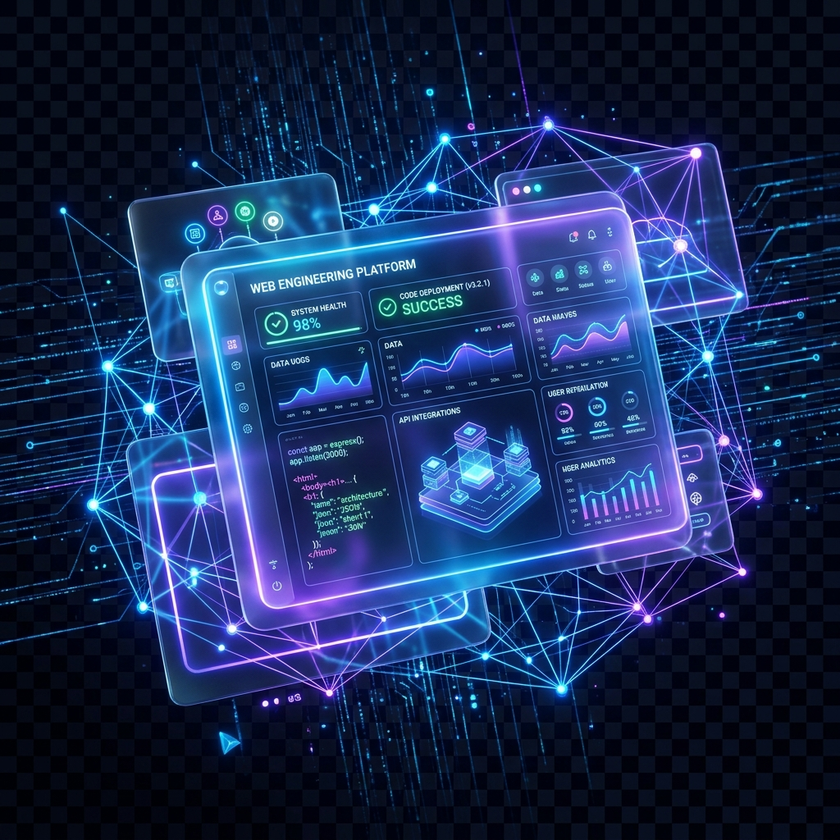
#> input picture artifacts/web_engineering_graphic_1783178213859.png, 840 x 840 px, shrunk from 1024 x 1024 before the run, found by its file name
$ python debug_process.py
#> lines starting #> are read from the running program, lines starting #| are printed output that depends on the picture
import traceback
import os
from PIL import Image, ImageFilter

try:
    img_path = r"C:\Users\Pulindu\.gemini\antigravity-ide\brain\e40b6368-dbc5-44df-9e61-b7a91870e5c1\web_engineering_graphic_1783178213859.png"
    img = Image.open(img_path)
#> img is the input picture: PIL image 840x840 RGB; mean R, G, B 25.2, 43.7, 86
    width, height = img.size
#> width = 840; height = 840

    img_rgba = img.convert("RGBA")
    pixels = img_rgba.load()
    ref_r, ref_g, ref_b, ref_a = img_rgba.getpixel((0, 0))
#> ref_r = 0; ref_g = 2; ref_b = 14; ref_a = 255

    visited = set()
    background = set()
    seeds = [(0, 0), (width - 1, 0), (0, height - 1), (width - 1, height - 1)]
#> seeds = [(0, 0), (839, 0), (0, 839), (839, 839)]
    queue = list(seeds)
#> queue = [(0, 0), (839, 0), (0, 839), (839, 839)]
    for s in seeds:
        visited.add(s)

    threshold = 40.0
    while queue:
        cx, cy = queue.pop(0)
        r, g, b, a = pixels[cx, cy]
        dist = ((r - ref_r)**2 + (g - ref_g)**2 + (b - ref_b)**2)**0.5
        if dist < threshold:
            background.add((cx, cy))
            for dx, dy in [(-1, 0), (1, 0), (0, -1), (0, 1)]:
                nx, ny = cx + dx, cy + dy
                if 0 <= nx < width and 0 <= ny < height:
                    if (nx, ny) not in visited:
                        visited.add((nx, ny))
                        queue.append((nx, ny))
#> this loop made 282217 passes
#> (r, g, b, dist) on passes 1 to 3: (0, 2, 14, 0), (10, 18, 31, 25.4), (2, 5, 21, 7.87)

    logo_xs = []
    logo_ys = []
    for y in range(height):
        for x in range(width):
            if (x, y) not in background:
                logo_xs.append(x)
                logo_ys.append(y)

    if logo_xs and logo_ys:
        min_x, max_x = min(logo_xs), max(logo_xs)
        min_y, max_y = min(logo_ys), max(logo_ys)
    else:
        min_x, max_x = 0, width - 1
        min_y, max_y = 0, height - 1

    print("Logo bounds:", min_x, max_x, min_y, max_y)
#| Logo bounds: 0 839 0 828

    mask = Image.new("L", (width, height), 255)
#> mask: PIL image 840x840 L; every value is 255
    mask_pixels = mask.load()
    for x, y in background:
        mask_pixels[x, y] = 0
#> this loop made 272033 passes
#> (x, y) on passes 1 to 3: (476, 78), (1, 751), (247, 26)

    mask_blurred = mask.filter(ImageFilter.GaussianBlur(1.0))
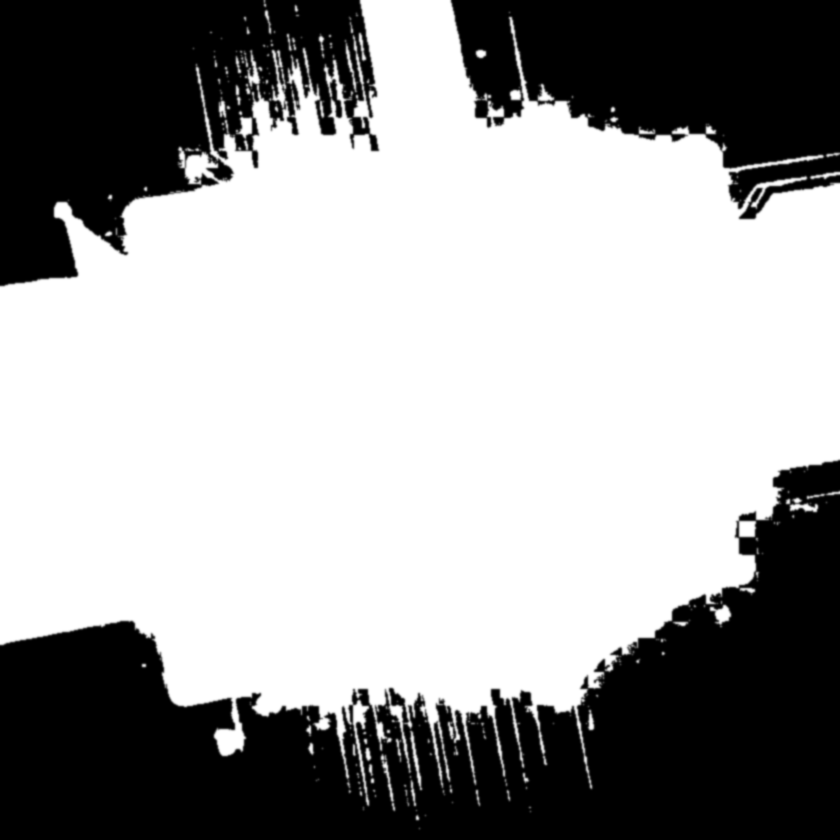
#> mask_blurred: PIL image 840x840 L; min 0, max 255, mean 156.7
    img_rgba.putalpha(mask_blurred)
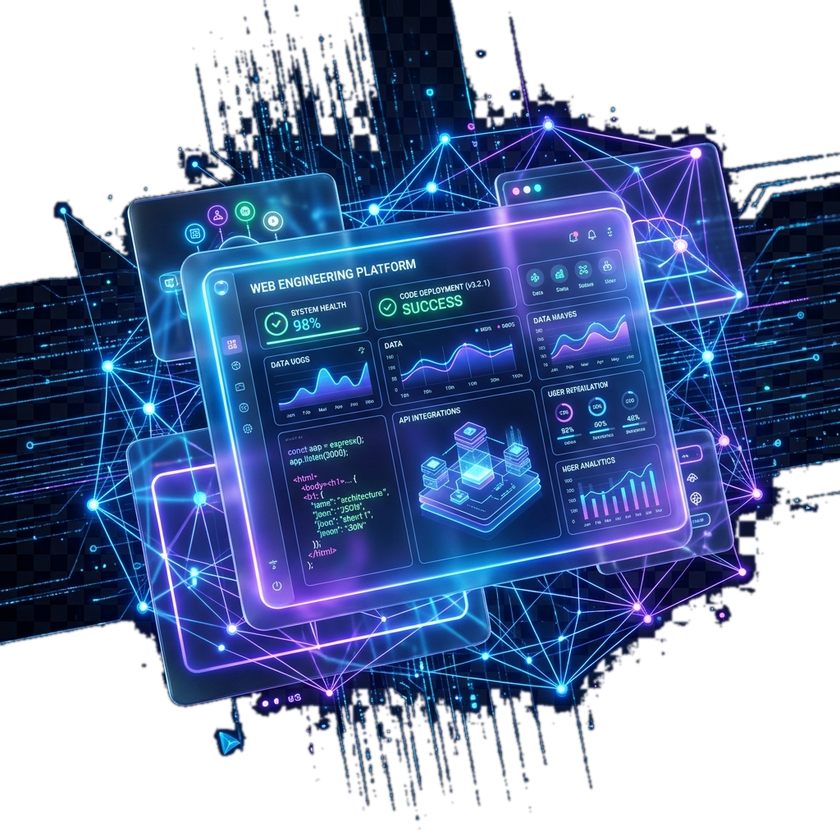
#> img_rgba: PIL image 840x840 RGBA; mean R, G, B, A 25.2, 43.7, 86, 156.7; transparent parts drawn white

    padding = 20
    cropped = img_rgba.crop((
        max(0, min_x - padding),
        max(0, min_y - padding),
        min(width, max_x + padding),
        min(height, max_y + padding)
    ))

    print("Cropped size:", cropped.size)
#| Cropped size: (840, 840)
    cropped.save("test_out.png", "PNG")
    print("Saved test_out.png successfully!")

except Exception as e:
    traceback.print_exc()

$ run again, with artifacts/web_engineering_graphic_1783178746707.png copied over artifacts/web_engineering_graphic_1783178213859.png
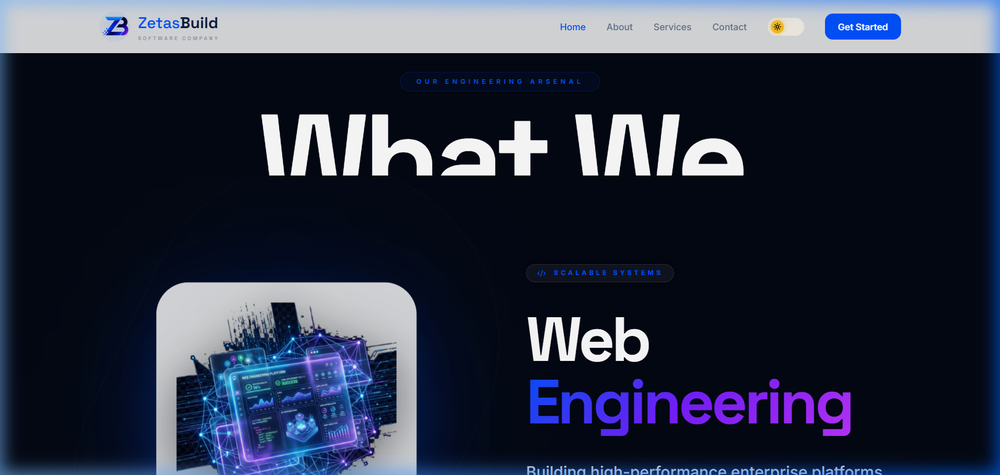
#> input picture artifacts/web_engineering_graphic_1783178746707.png, 1000 x 475 px, shrunk from 1920 x 912 before the run, found by its file name
#> img is the input picture: PIL image 1000x475 RGB; mean R, G, B 44.7, 50.9, 69.1
#> ref_r = 155; ref_g = 192; ref_b = 232; ref_a = 255
#> the loop `while queue:` made 12594 passes
#> (r, g, b, dist) on passes 1 to 3: (155, 192, 232, 0), (90, 149, 238, 78.17), (67, 105, 148, 149.6)
#| Logo bounds: 0 999 0 474
#> mask: PIL image 1000x475 L; every value is 255
#> the loop `for x, y in background:` made 11452 passes
#> (x, y) on passes 1 to 3: (911, 6), (6, 48), (2, 50)
#> `mask_blurred = mask.filter(ImageFilter.GaussianBlur(1.0))`:
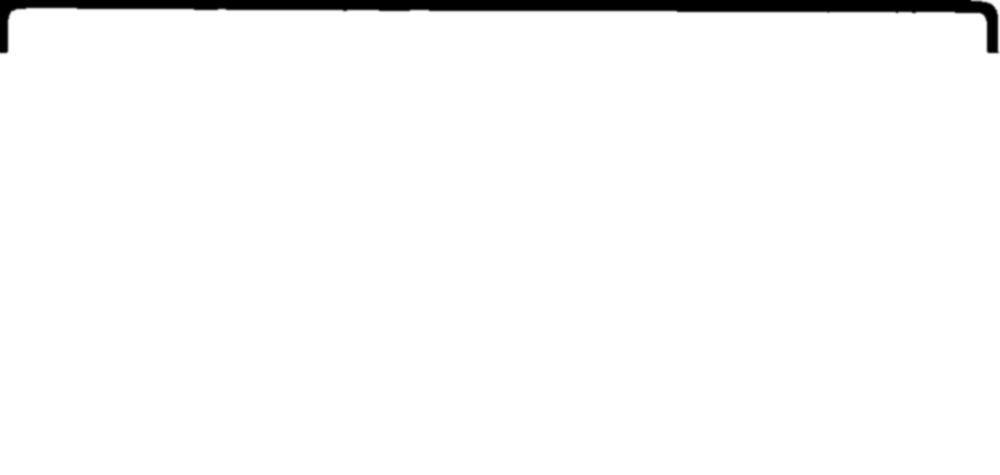
#> mask_blurred: PIL image 1000x475 L; min 0, max 255, mean 248.8
#> `img_rgba.putalpha(mask_blurred)`:
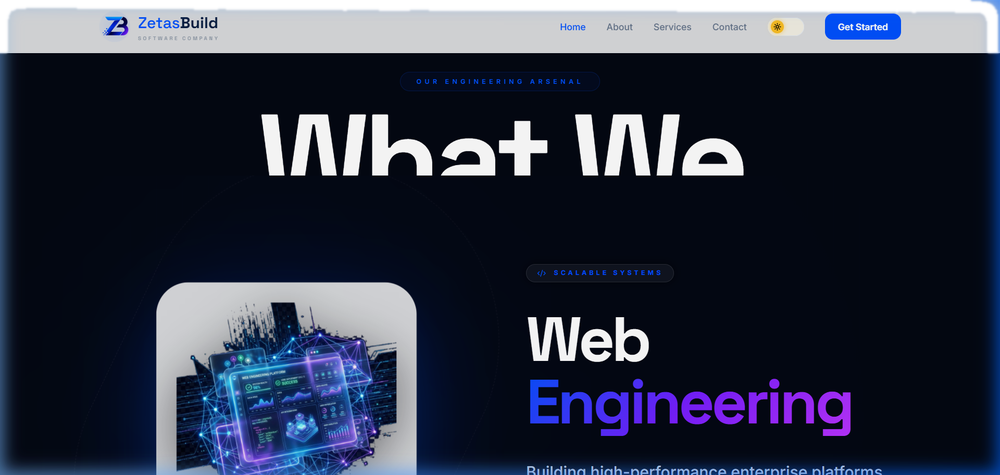
#> img_rgba: PIL image 1000x475 RGBA; mean R, G, B, A 44.7, 50.9, 69.1, 248.8; transparent parts drawn white
#| Cropped size: (1000, 475)
